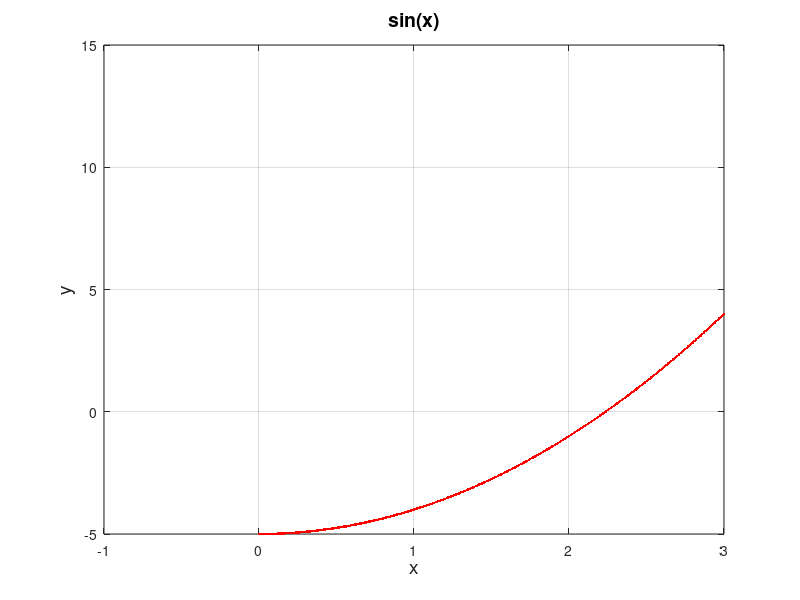

Recreate this plot in MATLAB.
clear all;
clc;

%f = @(x)(2*x^3-2.5*x-5);    %a=1,b=2
%f = @(x)(x^3-x-1);      %a=1,b=2
%f = @(x)(x^2-3);    %a=1,b=2
%f = @(x)(exp());    %a=,b=
%f = @(x) (5* sin(x)^2 - 8*cos(x)^5) %a=0.5,b=1.5

f = @(x)(x^2-5);    %a=0,b=4

a=0;
b=4;

f(a)
f(b)

x=a:0.01:b;
for i1=1:length(x)
    y(i1)=f(x(i1));
end

figure(1)
plot(x, y, 'r.', 'LineWidth',2)
xlabel('x', 'FontSize', 14);
ylabel('y', 'FontSize', 14);
xlim([-1 3]);
title('sin(x)', 'FontSize', 14)
grid on



ya=f(a);
yb=f(b);

for i1=1:1000
    c=(a+b)/2
    yc=f(c)
    
    if(abs(yc)<0.0001)
        istop=i1;
        break;
    else
        if(yc*ya>0)
            a=c;
        else
            b=c;
        end
    end
end

